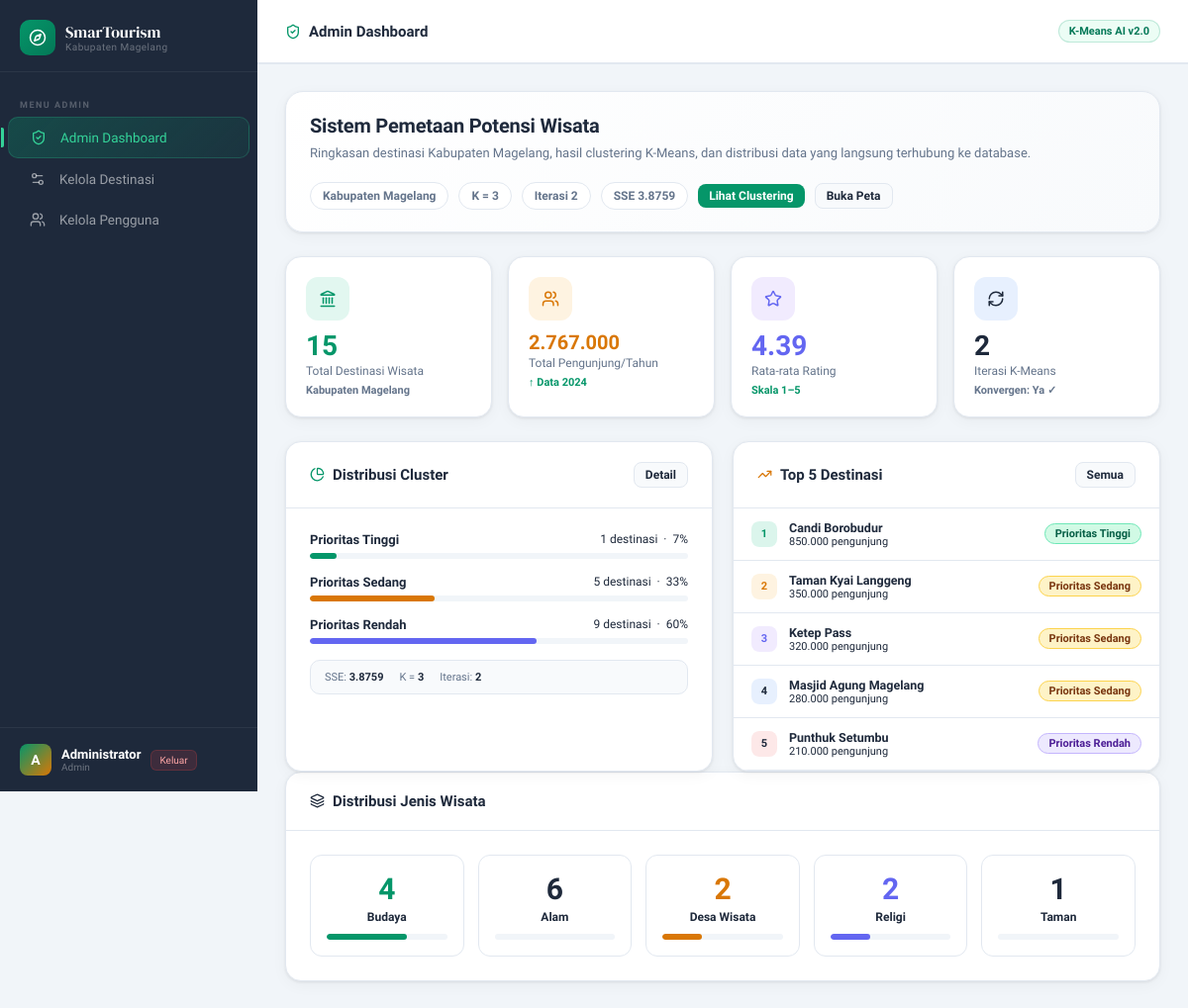
Screenshot of /pages/dashboard.php (signed in) with the database file from the repository.
### tables this page shows
CREATE TABLE tb_destinasi (
  id INT UNSIGNED NOT NULL AUTO_INCREMENT,
  nama_destinasi VARCHAR(200) NOT NULL,
  kategori VARCHAR(50) NOT NULL,
  daya_tarik TINYINT UNSIGNED NOT NULL,
  aksesibilitas TINYINT UNSIGNED NOT NULL,
  fasilitas TINYINT UNSIGNED NOT NULL,
  sarana TINYINT UNSIGNED NOT NULL,
  ulasan DECIMAL(3,1) NOT NULL,
  jumlah_pengunjung INT UNSIGNED NOT NULL,
  rating DECIMAL(3,1) NOT NULL,
  latitude DECIMAL(10,7) NOT NULL,
  longitude DECIMAL(10,7) NOT NULL,
  status ENUM('aktif', 'nonaktif') NOT NULL DEFAULT 'aktif',
  created_at TIMESTAMP NOT NULL DEFAULT CURRENT_TIMESTAMP,
  updated_at TIMESTAMP NOT NULL DEFAULT CURRENT_TIMESTAMP ON UPDATE CURRENT_TIMESTAMP,
  PRIMARY KEY (id)
);

### includes/kmeans.php (called while the page is built, shortened)
<?php
function getWisataData(): array
{
    try {
        $pdo = getDatabaseConnection();
        $stmt = $pdo->query(
            "SELECT
                id,
                nama_destinasi AS nama,
                kategori AS jenis,
                daya_tarik,
                aksesibilitas,
                fasilitas,
                sarana,
                ulasan,
                jumlah_pengunjung,
                rating,
                latitude AS lat,
                longitude AS lng
            FROM tb_destinasi
            WHERE status = 'aktif'
            ORDER BY id ASC"
        );
        $rows = $stmt->fetchAll();
        return array_map(static function (array $row): array {
            return [
                'id' => (int) $row['id'],
                'nama' => (string) $row['nama'],
                'jenis' => (string) $row['jenis'],
                'daya_tarik' => (float) $row['daya_tarik'],
                'aksesibilitas' => (float) $row['aksesibilitas'],
                'fasilitas' => (float) $row['fasilitas'],
                'sarana' => (float) $row['sarana'],
                'ulasan' => (float) $row['ulasan'],
                'jumlah_pengunjung' => (int) $row['jumlah_pengunjung'],
                'rating' => (float) $row['rating'],
                'lat' => (float) $row['lat'],
                'lng' => (float) $row['lng'],
            ];
        }, $rows);
    } catch (Throwable $e) {
        error_log('SmartTourism database error: ' . $e->getMessage());
        return [];
    }
}
function normalizeData(array $data, array $fields): array
{
    $min = [];
    $max = [];
    foreach ($fields as $f) {
        $vals = array_column($data, $f);
        $min[$f] = min($vals);
        $max[$f] = max($vals);
    }
    $normalized = [];
    foreach ($data as $row) {
        $norm = $row;
        foreach ($fields as $f) {
            $range = $max[$f] - $min[$f];
            $norm[$f . '_norm'] = $range > 0 ? ($row[$f] - $min[$f]) / $range : 0;
        }
        $normalized[] = $norm;
    }
    return ['data' => $normalized, 'min' => $min, 'max' => $max];
}
function euclideanDistance(array $a, array $b, array $fields): float
{
    $sum = 0;
    foreach ($fields as $f) {
        $diff = ($a[$f . '_norm'] ?? $a[$f]) - ($b[$f] ?? 0);
        $sum += $diff * $diff;
    }
    return sqrt($sum);
}
function kMeansClustering(array $data, int $k = 3, array $fields = [], int $maxIter = 100): array
{
    $n = count($data);
    $history = [];
    $palette = [
        '#059669',
        '#d97706',
        '#6366f1',
        '#0ea5e9',
        '#ef4444',
    ];
    $iconPalette = ['high', 'medium', 'low', 'medium', 'low'];
    $step = max(1, (int) floor($n / $k));
    $centroids = [];
    for ($i = 0; $i < $k; $i++) {
        $idx = min($i * $step, $n - 1);
        $centroid = [];
        foreach ($fields as $f) {
            $centroid[$f] = $data[$idx][$f . '_norm'] ?? 0;
        }
        $centroids[] = $centroid;
    }
    $assignments = array_fill(0, $n, 0);
    $converged = false;
    for ($iter = 0; $iter < $maxIter && !$converged; $iter++) {
        $newAssignments = [];
        $distanceMatrix = [];
        foreach ($data as $i => $point) {
            $minDist = PHP_FLOAT_MAX;
            $bestCluster = 0;
            $dists = [];
            foreach ($centroids as $ci => $centroid) {
                $dist = euclideanDistance($point, $centroid, $fields);
                $dists[] = round($dist, 4);
                if ($dist < $minDist) {
                    $minDist = $dist;
                    $bestCluster = $ci;
                }
            }
            $newAssignments[$i] = $bestCluster;
            $distanceMatrix[$i] = ['distances' => $dists, 'assigned' => $bestCluster, 'min_dist' => round($minDist, 4)];
        }
        $history[] = [
            'iteration' => $iter + 1,
            'centroids' => $centroids,
            'assignments' => $newAssignments,
            'distance_matrix' => $distanceMatrix,
        ];
        if ($iter > 0 && $newAssignments === $assignments) {
            $converged = true;
        }
        $assignments = $newAssignments;
        $newCentroids = array_fill(0, $k, array_fill_keys($fields, 0));
        $counts = array_fill(0, $k, 0);
        foreach ($data as $i => $point) {
            $c = $assignments[$i];
            foreach ($fields as $f) {
                $newCentroids[$c][$f] += $point[$f . '_norm'];
            }
            $counts[$c]++;
        }
        for ($c = 0; $c < $k; $c++) {
            if ($counts[$c] > 0) {
                foreach ($fields as $f) {
                    $newCentroids[$c][$f] /= $counts[$c];
                }
            }
        }
        $centroidChanged = false;
        for ($c = 0; $c < $k; $c++) {
            foreach ($fields as $f) {
                if (abs($newCentroids[$c][$f] - $centroids[$c][$f]) > 0.0001) {
                    $centroidChanged = true;
                    break;
                }
            }
        }
        if (!$centroidChanged && $iter > 0) $converged = true;
        $centroids = $newCentroids;
    }
    $clusterSums = array_fill(0, $k, 0);
    $clusterCounts = array_fill(0, $k, 0);
    foreach ($assignments as $i => $c) {
        $sum = 0;
        foreach ($fields as $f) {
            $sum += $data[$i][$f . '_norm'];
        }
        $clusterSums[$c] += $sum / count($fields);
        $clusterCounts[$c]++;
    }
    $clusterAvg = [];
    for ($c = 0; $c < $k; $c++) {
        $clusterAvg[$c] = $clusterCounts[$c] > 0 ? $clusterSums[$c] / $clusterCounts[$c] : 0;
    }
    arsort($clusterAvg);
    $rank = array_keys($clusterAvg);
    $labels = [];
    $colors = [];
    $icons = [];
    $labelNames = ['Prioritas Tinggi', 'Prioritas Sedang', 'Prioritas Rendah'];
    foreach ($rank as $ri => $ci) {
        $labels[$ci] = $labelNames[$ri] ?? ('Cluster ' . ($ri + 1));
        $colors[$ci] = $palette[$ri] ?? $palette[$ri % count($palette)];
        $icons[$ci] = $iconPalette[$ri] ?? ($ri === 0 ? 'high' : 'low');
    }
    $result = [];
    foreach ($data as $i => $point) {
        $c = $assignments[$i];
        $point['cluster'] = $c;
        $point['cluster_label'] = $labels[$c];
        $point['cluster_color'] = $colors[$c];
        $point['cluster_icon'] = $icons[$c];
        $result[] = $point;
    }
    $sse = 0;
    foreach ($result as $point) {
        $c = $point['cluster'];
        foreach ($fields as $f) {
            $diff = $point[$f . '_norm'] - $centroids[$c][$f];
            $sse += $diff * $diff;
        }
    }
    return [
        'data' => $result,
        'centroids' => $centroids,
        'history' => $history,
        'iterations' => count($history),
        'converged' => $converged,
        'sse' => round($sse, 4),
        'labels' => $labels,
        'colors' => $colors,
        'icons' => $icons,
        'k' => $k,
        'fields' => $fields,
        'init_step' => max(1, $step),
        'empty' => false,
    ];
}
function runKMeans(int $k = 3): array
{
    $raw = getWisataData();
    $fields = ['daya_tarik', 'aksesibilitas', 'fasilitas', 'sarana', 'ulasan'];
    $normResult = normalizeData($raw, $fields);
    $normalized = $normResult['data'];
    $result = kMeansClustering($normalized, $k, $fields);
    $result['norm_meta'] = $normResult;
    $result['fields_label'] = [
        'daya_tarik' => 'Daya Tarik',
        'aksesibilitas' => 'Aksesibilitas',
        'fasilitas' => 'Fasilitas',
        'sarana' => 'Sarana',
        'ulasan' => 'Ulasan',
    ];
    return $result;
}

### pages/dashboard.php (the view)
<?php
require_once '../includes/header.php';
require_once '../includes/kmeans.php';
$km = runKMeans(3);
$data = $km['data'];
$clusterCounts = array_count_values(array_column($data, 'cluster'));
$totalWisata = count($data);
$rawData = getWisataData();
$totalPengunjung = array_sum(array_column($rawData, 'jumlah_pengunjung'));
$avgRating = $totalWisata > 0 ? round(array_sum(array_column($rawData, 'rating')) / $totalWisata, 2) : 0;
?>
<div class="page-content">
  <div class="page-hero">
    <div>
      <div class="page-hero-title">Sistem Pemetaan Potensi Wisata</div>
      <div class="page-hero-subtitle">Ringkasan destinasi Kabupaten Magelang, hasil clustering K-Means, dan distribusi data yang langsung terhubung ke database.</div>
    </div>
    <div class="page-hero-meta">
      <span class="page-hero-chip">Kabupaten Magelang</span>
      <span class="page-hero-chip">K = <?= $km['k'] ?></span>
      <span class="page-hero-chip">Iterasi <?= $km['iterations'] ?></span>
      <span class="page-hero-chip">SSE <?= $km['sse'] ?></span>
      <div class="page-hero-actions">
        <a href="clustering.php" class="btn btn-primary btn-sm">Lihat Clustering</a>
        <a href="peta.php" class="btn btn-secondary btn-sm">Buka Peta</a>
      </div>
    </div>
  </div>
  <div class="stats-grid">
    <div class="stat-card">
      <div class="stat-icon" style="background:rgba(16,185,129,0.12);"><i data-lucide="landmark" style="width:18px;height:18px;color:var(--emerald);"></i></div>
      <div class="stat-value" style="color:var(--emerald)"><?= $totalWisata ?></div>
      <div class="stat-label">Total Destinasi Wisata</div>
      <div class="stat-change neutral">Kabupaten Magelang</div>
    </div>
    <div class="stat-card">
      <div class="stat-icon" style="background:rgba(245,158,11,0.12);"><i data-lucide="users" style="width:18px;height:18px;color:var(--gold);"></i></div>
      <div class="stat-value" style="color:var(--gold);font-size:20px;"><?= number_format($totalPengunjung, 0, ',', '.') ?></div>
      <div class="stat-label">Total Pengunjung/Tahun</div>
      <div class="stat-change up">↑ Data 2024</div>
    </div>
    <div class="stat-card">
      <div class="stat-icon" style="background:rgba(139,92,246,0.12);"><i data-lucide="star" style="width:18px;height:18px;color:var(--purple);"></i></div>
      <div class="stat-value" style="color:var(--purple)"><?= $avgRating ?></div>
      <div class="stat-label">Rata-rata Rating</div>
      <div class="stat-change up">Skala 1–5</div>
    </div>
    <div class="stat-card">
      <div class="stat-icon" style="background:rgba(59,130,246,0.12);"><i data-lucide="refresh-cw" style="width:18px;height:18px;color:var(--blue);"></i></div>
      <div class="stat-value" style="color:var(--blue)"><?= $km['iterations'] ?></div>
      <div class="stat-label">Iterasi K-Means</div>
      <div class="stat-change neutral">Konvergen: <?= $km['converged'] ? 'Ya ✓' : 'Tidak' ?></div>
    </div>
  </div>
  <div class="grid-2">
    <div class="card">
      <div class="card-header">
        <div class="card-title"><i data-lucide="pie-chart" style="width:15px;height:15px;color:var(--emerald);"></i> Distribusi Cluster</div>
        <a href="hasil.php" class="btn btn-secondary btn-sm">Detail</a>
      </div>
      <div class="card-body">
        <?php foreach ($km['labels'] as $ci => $label): ?>
          <?php $cnt = $clusterCounts[$ci] ?? 0;
          $pct = round($cnt / $totalWisata * 100); ?>
          <div style="margin-bottom:16px;">
            <div style="display:flex;justify-content:space-between;align-items:center;margin-bottom:6px;">
              <span style="font-size:13px;font-weight:700;"><?= $label ?></span>
              <span style="font-size:12px;color:var(--text-3);"><?= $cnt ?> destinasi &nbsp;·&nbsp; <?= $pct ?>%</span>
            </div>
            <div class="progress-bar">
              <div class="progress-fill" style="width:<?= $pct ?>%;background:<?= $km['colors'][$ci] ?>;"></div>
            </div>
          </div>
        <?php endforeach; ?>
        <div style="margin-top:14px;padding:10px 14px;background:var(--slate-pale);border:1px solid var(--border);border-radius:10px;font-size:11px;color:var(--text-muted);display:flex;gap:16px;flex-wrap:wrap;">
          <span>SSE: <strong style="color:var(--text);font-family:var(--mono);"><?= $km['sse'] ?></strong></span>
          <span>K = <strong style="color:var(--text);"><?= $km['k'] ?></strong></span>
          <span>Iterasi: <strong style="color:var(--text);"><?= $km['iterations'] ?></strong></span>
        </div>
      </div>
    </div>
    <div class="card">
      <div class="card-header">
        <div class="card-title"><i data-lucide="trending-up" style="width:15px;height:15px;color:var(--gold);"></i> Top 5 Destinasi</div>
        <a href="data_wisata.php" class="btn btn-secondary btn-sm">Semua</a>
      </div>
      <div class="card-body" style="padding:0;">
        <?php
        $sorted = $data;
        usort($sorted, fn($a, $b) => $b['jumlah_pengunjung'] - $a['jumlah_pengunjung']);
        $top5 = array_slice($sorted, 0, 5);
        $rankBg = ['rgba(16,185,129,0.15)', 'rgba(245,158,11,0.12)', 'rgba(139,92,246,0.12)', 'rgba(59,130,246,0.12)', 'rgba(239,68,68,0.12)'];
        $rankColor = ['var(--emerald)', 'var(--gold)', 'var(--purple)', 'var(--blue)', 'var(--red)'];
        foreach ($top5 as $i => $w):
          $clsClass = $w['cluster_icon'] === 'high' ? 'cluster-high' : ($w['cluster_icon'] === 'medium' ? 'cluster-medium' : 'cluster-low');
        ?>
          <div style="display:flex;align-items:center;gap:12px;padding:12px 18px;border-bottom:1px solid var(--border);">
            <div style="width:26px;height:26px;border-radius:8px;background:<?= $rankBg[$i] ?>;display:flex;align-items:center;justify-content:center;font-size:11px;font-weight:800;color:<?= $rankColor[$i] ?>;flex-shrink:0;"><?= $i + 1 ?></div>
            <div style="flex:1;min-width:0;">
              <div style="font-size:12.5px;font-weight:700;overflow:hidden;text-overflow:ellipsis;white-space:nowrap;"><?= htmlspecialchars($w['nama']) ?></div>
              <div style="font-size:11px;color:var(--text-3);"><?= number_format($w['jumlah_pengunjung'], 0, ',', '.') ?> pengunjung</div>
            </div>
            <span class="badge <?= $clsClass ?>"><?= htmlspecialchars($w['cluster_label']) ?></span>
          </div>
        <?php endforeach; ?>
      </div>
    </div>
  </div>
  <div class="card">
    <div class="card-header">
      <div class="card-title"><i data-lucide="layers" style="width:15px;height:15px;color:var(--blue);"></i> Distribusi Jenis Wisata</div>
    </div>
    <div class="card-body">
      <?php
      $jenisCounts = [];
      foreach ($rawData as $w) $jenisCounts[$w['jenis']] = ($jenisCounts[$w['jenis']] ?? 0) + 1;
      $jenisColors = ['Budaya' => 'var(--emerald)', 'Alam' => 'var(--blue)', 'Desa Wisata' => 'var(--gold)', 'Religi' => 'var(--purple)', 'Taman' => 'var(--red)'];
      $maxCount = $jenisCounts ? max($jenisCounts) : 0;
      ?>
      <div style="display:grid;grid-template-columns:repeat(auto-fit,minmax(150px,1fr));gap:14px;">
        <?php foreach ($jenisCounts as $jenis => $cnt): ?>
          <div style="background:var(--surface-2);border:1px solid var(--border);border-radius:12px;padding:16px;text-align:center;">
            <div style="font-size:30px;font-weight:800;color:<?= $jenisColors[$jenis] ?? 'var(--text-2)' ?>;margin-bottom:4px;"><?= $cnt ?></div>
            <div style="font-size:12px;color:var(--text-3);font-weight:600;margin-bottom:10px;"><?= $jenis ?></div>
            <div class="progress-bar">
              <div class="progress-fill" style="width:<?= $maxCount > 0 ? round($cnt / $maxCount * 100) : 0 ?>%;background:<?= $jenisColors[$jenis] ?? 'var(--text-3)' ?>;"></div>
            </div>
          </div>
        <?php endforeach; ?>
      </div>
    </div>
  </div>
</div>
<?php require_once '../includes/footer.php'; ?>

### rows the page displays
tb_destinasi: nama_destinasi "Candi Borobudur", jumlah_pengunjung "850.000", cluster_label "Prioritas Tinggi"
tb_destinasi: nama_destinasi "Taman Kyai Langgeng", jumlah_pengunjung "350.000", cluster_label "Prioritas Sedang"
tb_destinasi: nama_destinasi "Ketep Pass", jumlah_pengunjung "320.000", cluster_label "Prioritas Sedang"
tb_destinasi: nama_destinasi "Masjid Agung Magelang", jumlah_pengunjung "280.000", cluster_label "Prioritas Sedang"
tb_destinasi: nama_destinasi "Punthuk Setumbu", jumlah_pengunjung "210.000", cluster_label "Prioritas Rendah"

### other values shown
$item['label'] "Admin Dashboard"
$item['label'] "Kelola Destinasi"
$item['label'] "Kelola Pengguna"
$initial "A"
$u['nama_lengkap'] "Administrator"
$u['role'] "Admin"
$currentNav['label'] "Admin Dashboard"
$km['k'] "3"
$km['iterations'] "2"
$km['sse'] "3.8759"
$totalWisata "15"
$totalPengunjung "2.767.000"
$avgRating "4.39"
$label "Prioritas Tinggi"
$cnt "1"
